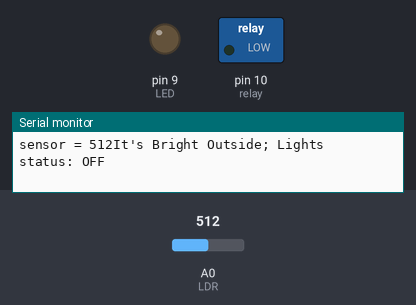
Bench run of a sketch on a simulated Arduino Uno, built with avr-gcc and run on an emulated ATmega328P. Shown: switched loads named in the sketch (green lamp = pin HIGH), output pins drawn as LEDs (lit = HIGH), the last lines printed to the serial monitor. The test bench sets the inputs (shaded band); at power-on: A0 (LDR) = 512.

Above: at 1.2 s.
1.3 s: A0 (LDR) set to 418
4.3 s: A0 (LDR) set to 390
At 5.8 s:
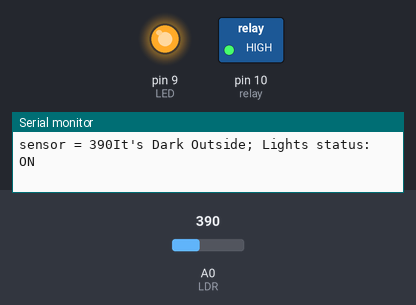
Timing chart, 0 to 7.3 s (numbered marks = the images above; inputs shaded):
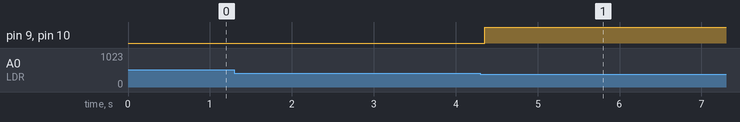

The sketch:

ldr.ino
```cpp
#define relay 10
int LED = 9;
int LDR = A0;
void setup()
{
Serial.begin(9600);
pinMode(LED, OUTPUT);
pinMode(relay, OUTPUT);
pinMode(LDR, INPUT);
}
void loop() {
int LDRValue = analogRead(LDR);
Serial.print("sensor = ");
Serial.print(LDRValue);
if (LDRValue <=400)
{
digitalWrite(LED, HIGH);
digitalWrite(relay, HIGH);
Serial.println("It's Dark Outside; Lights status: ON");
}
else
{
digitalWrite(LED, LOW);
digitalWrite(relay, LOW);
Serial.println("It's Bright Outside; Lights status: OFF");
}
}
```

Measured:
- the behaviour switches between 401 and 400 on A0 (LDR) (found by bisection; images 0 and 1)
- after the input at 4.3 s, pin 9 (LED), pin 10 (relay): LOW → HIGH after 0.05 s
